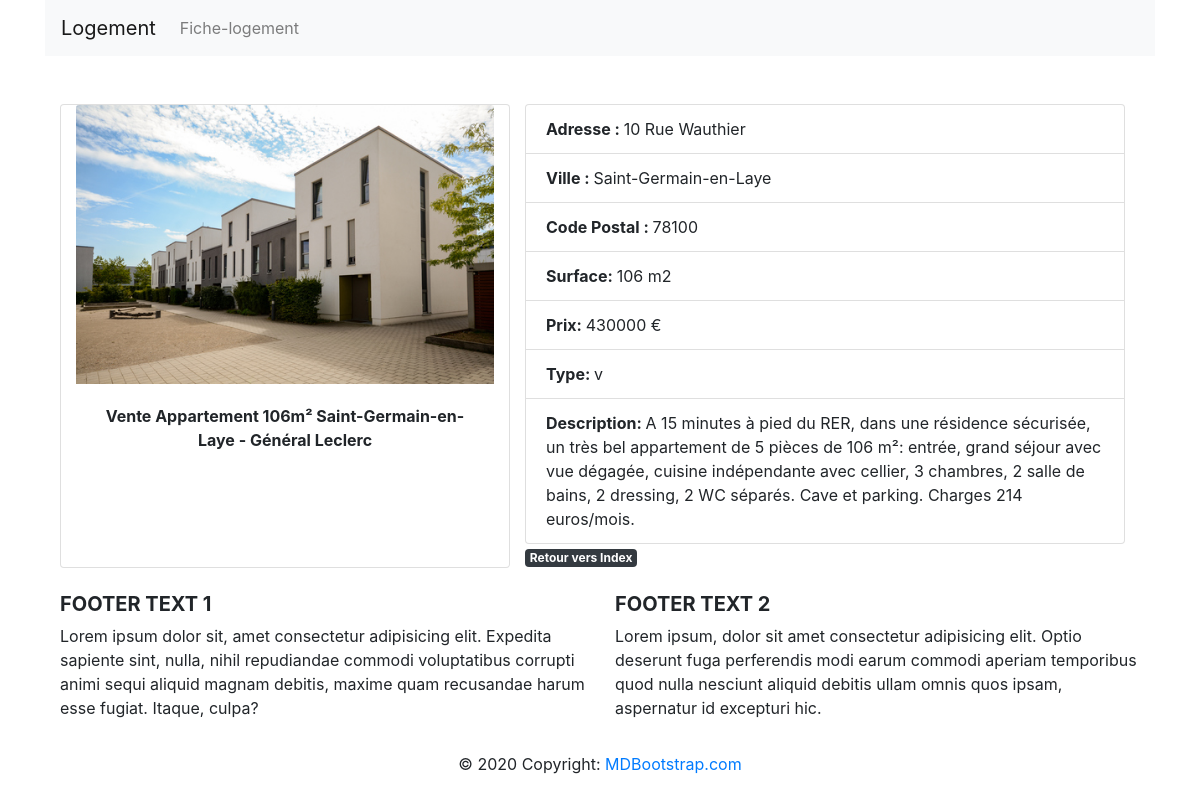
Screenshot of /info_logement.php?id_logement=4 with the database file from the repository.
### tables this page shows
CREATE TABLE `logement` (
  `id_logement` int(11) NOT NULL,
  `titre` varchar(255) NOT NULL,
  `adresse` varchar(255) NOT NULL,
  `ville` varchar(45) NOT NULL,
  `cp` int(5) NOT NULL,
  `surface` int(11) NOT NULL,
  `prix` int(11) NOT NULL,
  `photo` varchar(225) NOT NULL,
  `type` enum('v','l') NOT NULL,
  `description` longtext NOT NULL
);

### info_logement.php (the view, shortened to what this page needs)
<?php
    require_once("inc/init.php");
    if(isset($_GET["id_logement"])){
        $r = $pdo->query("SELECT * FROM logement WHERE id_logement = '$_GET[id_logement]' ");
        $logement = $r->fetch(PDO::FETCH_ASSOC);
    }
    require_once("inc/header.php");
?>
<div class="row col-md-12 mx-auto justify-content-center">
    <div class="card col-md-5">
        <img class="card-img-top" src="<?php echo $logement["photo"];?>" alt="">
        <div class="card-body">
            <p class="card-text text-center font-weight-bold"> <?php echo $logement["titre"]; ?> </p>
        </div>
    </div>
    <div class="col-md-7">
        <ul class="list-group">
            <li class="list-group-item"><span class="title"> Adresse : </span> <?php echo $logement["adresse"]; ?> </li>
            <li class="list-group-item"><span class="title"> Ville : </span> <?php echo $logement["ville"]; ?> </li>
            <li class="list-group-item"><span class="title"> Code Postal : </span> <?php echo $logement["cp"]; ?> </li>
            <li class="list-group-item"><span class="title"> Surface: </span> <?php echo $logement["surface"]; ?> m2 </li>
            <li class="list-group-item"><span class="title"> Prix: </span> <?php echo $logement["prix"]; ?> € </li>
            <li class="list-group-item"><span class="title"> Type: </span> <?php echo $logement["type"]; ?> </li>
            <li class="list-group-item"><span class="title"> Description: </span> <?php echo $logement["description"]; ?> </li>
        </ul>
        <a href="index.php" class="badge badge-dark"> Retour vers Index </a>
    </div>
</div>
<?php
    require_once("inc/footer.php");
?>

### inc/css/style.css (style rules this page uses)
ul { list-style: none; }
ul li { display: inline-block; }
.title { font-weight: bold; }

### rows the page displays
logement: photo (picture), titre "Vente Appartement 106m² Saint-Germain-en-Laye - Général Leclerc", adresse "10 Rue Wauthier", ville "Saint-Germain-en-Laye", cp "78100", surface "106", prix "430000", type "v", description "A 15 minutes à pied du RER, dans une résidence sécurisée, un très bel appartement de 5 pièces de 106 m²: entrée, grand séjour avec vue dégagée, cuisine indépendante avec cellier, 3 chambres, 2 salle de bains, 2 dressing, 2 WC séparés. Cave et parking. Charges 214 euros/mois."
